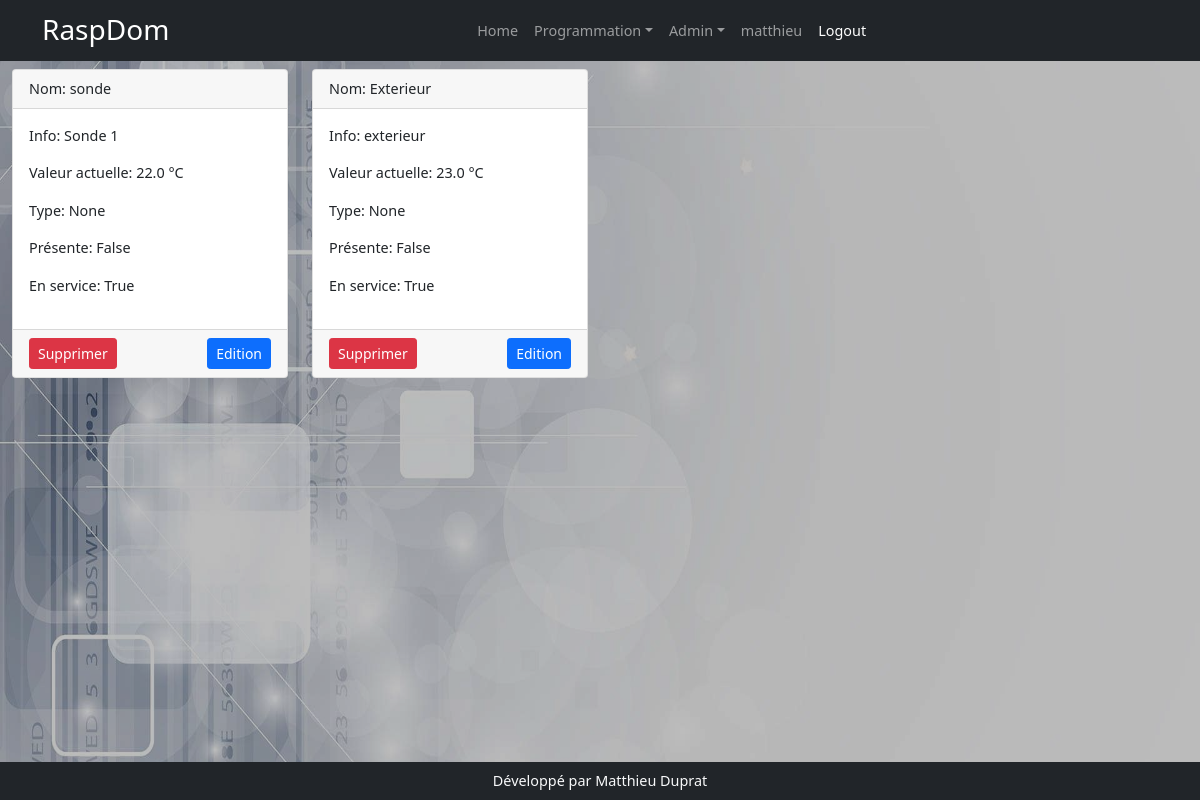
The page /sondes (signed in) on the database its author committed.
### models.py (models this page shows, shortened)
class User(UserMixin, db.Model):
    id = db.Column(db.Integer(), primary_key=True)
    username = db.Column(db.String(200))
    first_name = db.Column(db.String(200))
    last_name = db.Column(db.String(200))
    email = db.Column(db.String(200))
    password = db.Column(db.String(200))

class Sonde(db.Model):
    id = db.Column(db.Integer, primary_key=True)
    nom = db.Column(db.String(200))
    min = db.Column(db.Float(),default=17.0)
    max = db.Column(db.Float(),default=19.0)
    unite = db.Column(db.String(20), default='')
    present = db.Column(db.Boolean(),default=False)
    appareil = db.relationship('Appareil', backref='appareil_sonde', lazy=True)
    en_service = db.Column(db.Boolean(), default=False)
    info = db.Column(db.String(200))
    chemin = db.Column(db.String(200))
    type_sonde = db.Column(db.String(20))
    sonde_valeur_id = db.relationship('ValeurSonde', backref='sonde_valeur', uselist=False, lazy=True, cascade="delete")

class ValeurSonde(db.Model):
    id = db.Column(db.Integer, primary_key=True)
    valeur = db.Column(db.Float())
    sonde_id = db.Column(db.Integer, db.ForeignKey('sonde.id'), nullable=False)

### app.py (the view)
@app.route('/sondes')
def sondes():
    sondes = Sonde.query.all()
    return render_template('sonde/sonde.html', sondes=sondes)

### app.py (called while the page is built)
@login_manager.user_loader
def user_load(user_id):
    return User.query.get(user_id)

### templates/sonde/sonde.html (shortened to what this page needs)
{% extends 'base.html' %}
{% block content %}
<div class="row row-cols-1 row-cols-md-4 g-4">
        {% for ds1820b in sondes %}
    <div class="col">
        <div class="card">
            <div class="card-header">Nom:  {{ds1820b.nom}}</div>
            <div class="card-body">
                <p>Info: {{ds1820b.info}}</p>
                <p> Valeur actuelle: {{ds1820b.sonde_valeur_id.valeur}} °C</p>
                <p>Type: {{ds1820b.type_sonde}}</p>
                <p>Présente: {{ds1820b.present}}</p>
                <p>En service: {{ds1820b.en_service}}</p>
            </div>
            <div class="card-footer text-end d-flex justify-content-between">
                <form action="{{url_for('api_delete_sonde')}}" method="post">
                    <input type="submit" value="Supprimer" class="btn btn-sm btn-danger">
                </form>
               <a class="btn btn-sm btn-primary" href="{{url_for('edit_sonde',sonde_id=ds1820b.id)}}">Edition</a>
            </div>
        </div> </div>
    {% endfor %}
</div>
{% endblock %}

### templates/base.html (shortened to what this page needs)
<!DOCTYPE html>
<html lang="fr">
    <head>
        <link href="{{ url_for('static', filename='css/styles.css') }}" rel="stylesheet" />
    </head>
    <body>
    <img id="img-bck" src="{{ url_for('static', filename='assets/domo.jpg') }}">
        <nav class="navbar navbar-expand-lg navbar-dark bg-dark">
            <div class="container">
                <a class="navbar-brand" href="{{url_for('index')}}">
          <span class="h3">RaspDom</span></a>
                <div class="collapse navbar-collapse" id="navbarSupportedContent" style="flex-grow:0">
                    <ul class="navbar-nav ms-auto mb-2 mb-lg-0">
                        {% if current_user.is_authenticated %}
                         <li class="nav-item" ><a class="nav-link" href="{{ url_for('index')}}">Home</a></li>
                        <li class="nav-item dropdown">
                            <a class="nav-link dropdown-toggle" id="navbarDropdown" href="#" role="button" data-bs-toggle="dropdown" aria-expanded="false">Programmation</a>
                        </li>
                        <li class="nav-item dropdown">
                            <a class="nav-link dropdown-toggle" id="" href="#" role="button" data-bs-toggle="dropdown" aria-expanded="false">Admin</a>
                        </li>
                        <li class=""><a class="nav-link" href="{{url_for('profil')}}">{{current_user.username}}</a></li>
                        <li class=""><a class="nav-link active" aria-current="page" href="{{url_for('logout')}}">Logout</a></li>
                        {% endif %}
                    </ul>
                </div>
            </div>
        </nav>
        <div class="container-fluid pt-2" style="max-height:84vh; overflow:auto">
            {% block content %}
            {% endblock %}
        </div>
        <div class="bg-dark text-light text-center py-2" style="position:absolute; width:100%; bottom:0px">
            Développé par Matthieu Duprat
        </div>
    </body>
</html>

### rows shown on the page
User: username "matthieu"
Sonde: nom "sonde", info "Sonde 1", sonde_valeur_id.valeur "22.0", type_sonde "None", present "False", en_service "True"
Sonde: nom "Exterieur", info "exterieur", sonde_valeur_id.valeur "23.0", type_sonde "None", present "False", en_service "True"
